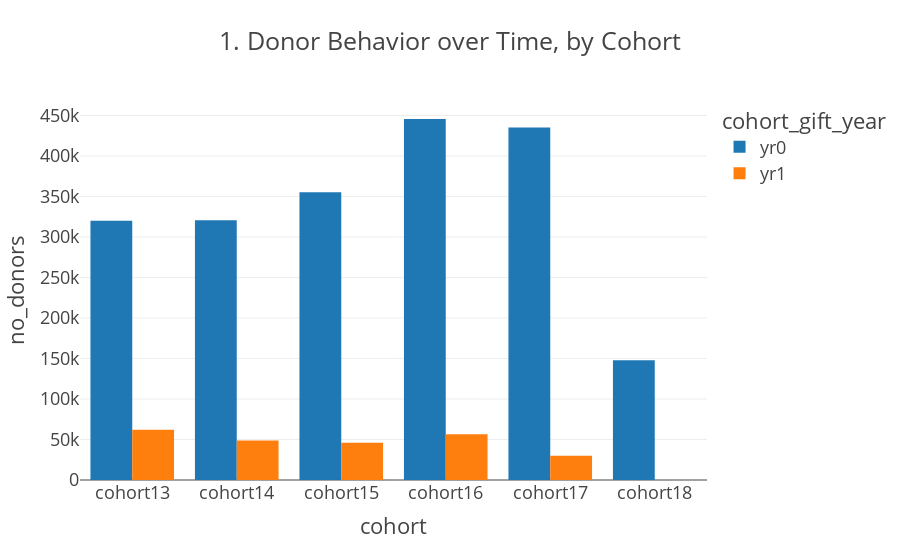

Notebook source saved alongside this figure:
### Code cell
# fig = px.scatter(
#     df, x='total_bill', y='tip', opacity=0.65,
#     trendline='ols', trendline_color_override='darkblue'
# )
#fig.data = []
df5.loc[:,"neg_yr"] = df5["neg_yr"].astype(int)

data=df5.groupby(['cohort_gift_year','cohort','neg_yr']).sum().reset_index().query('cohort_gift_year != "yr2" & cohort_gift_year != "yr3" & cohort_gift_year != "yr4" & neg_yr == 1')
x='cohort'

y="no_donors"
color="cohort_gift_year"

fig = px.bar(data, x=x, y=y, color=color,
            title="1. Donor Behavior over Time, by Cohort", barmode='group'
                # trendline='ols', trendline_color_override='darkblue'
            #color_continuous_scale="RdYlGn",                        
           # hover_data=['cohort', 'no_donors', 'count_yr2'],
            # labels={'cohort':'class'}, 
             #height=500
                )
fig.show()

help_fig = px.scatter(data.query('cohort == "2013"'), x=x, y=y, trendline="ols")
x_trend = help_fig["data"][1]['x']
y_trend = help_fig["data"][1]['y']

fig.add_trace(go.Line(x=x_trend, y=y_trend))

### Figure 1 — Plotly figure (JSON) as saved in the notebook; plotly's stock layout.template omitted (floating-point values rounded to 4 significant figures)
{"data": [{"alignmentgroup": "True", "hovertemplate": "cohort_gift_year=yr0<br>cohort=%{x}<br>no_donors=%{y}<extra></extra>", "legendgroup": "yr0", "marker": {"color": "#1F77B4"}, "name": "yr0", "offsetgroup": "yr0", "orientation": "v", "showlegend": true, "textposition": "auto", "type": "bar", "x": ["cohort13", "cohort14", "cohort15", "cohort16", "cohort17", "cohort18"], "xaxis": "x", "y": [320069, 320673, 355137, 445598, 434991, 147945], "yaxis": "y"}, {"alignmentgroup": "True", "hovertemplate": "cohort_gift_year=yr1<br>cohort=%{x}<br>no_donors=%{y}<extra></extra>", "legendgroup": "yr1", "marker": {"color": "#FF7F0E"}, "name": "yr1", "offsetgroup": "yr1", "orientation": "v", "showlegend": true, "textposition": "auto", "type": "bar", "x": ["cohort13", "cohort14", "cohort15", "cohort16", "cohort17"], "xaxis": "x", "y": [62130, 48667, 46078, 56538, 29990], "yaxis": "y"}], "layout": {"barmode": "group", "legend": {"title": {"text": "cohort_gift_year"}, "tracegroupgap": 0}, "title": {"text": "1. Donor Behavior over Time, by Cohort"}, "xaxis": {"anchor": "y", "domain": [0, 1], "title": {"text": "cohort"}}, "yaxis": {"anchor": "x", "domain": [0, 1], "title": {"text": "no_donors"}}}}
